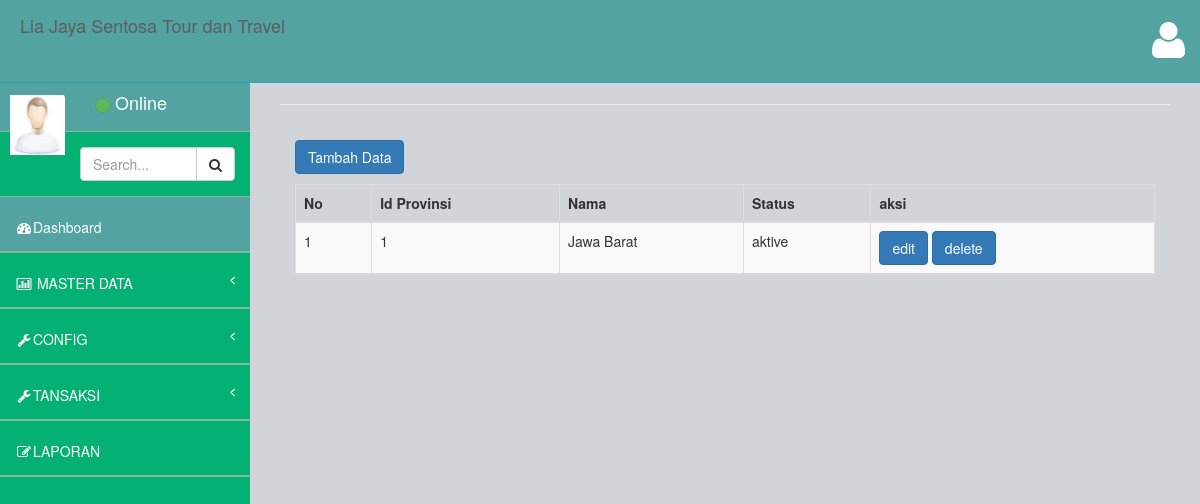
The app's page /index.php/provinsi, older data.
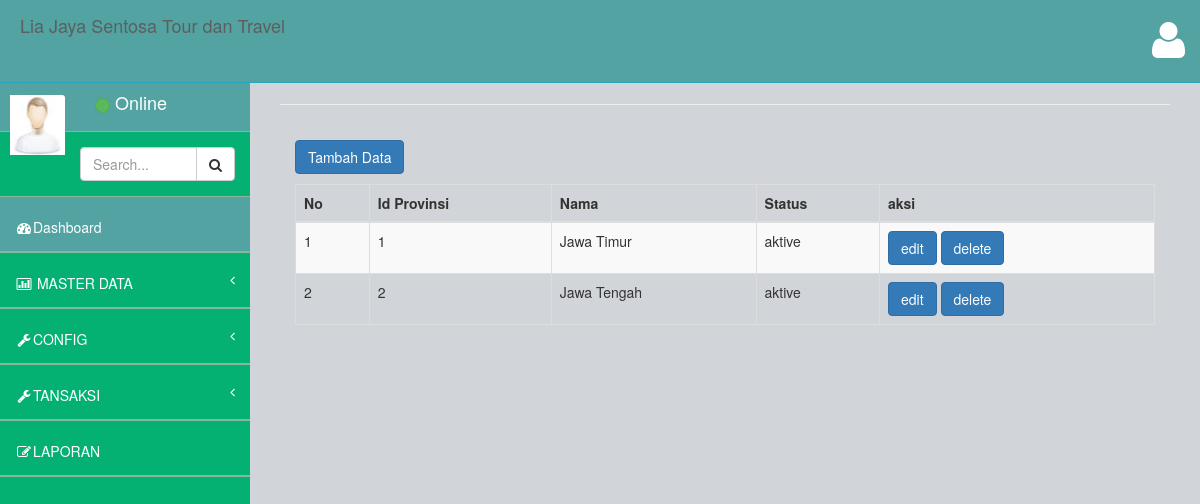
The same page, newer data.
### tables this page shows
CREATE TABLE `provinsi` (
  `idprovinsi` int(11) NOT NULL,
  `nama_provinsi` varchar(200) DEFAULT NULL,
  `status` varchar(200) DEFAULT NULL
);

### application/controllers/provinsi.php (called while the page is built, shortened)
<?php
class Provinsi extends CI_Controller {
	function __construct(){
		$this->load->model('m_provinsi');
    }
	public function index()
	{
		$data['menu']		='menu.php';
		$data['content']	='provinsi/v_dataprovinsi.php';
		$data['data']		=$this->db->get('provinsi');
		$this->load->view('home.php',$data);
	}
 }

### index.php (called while the page is built, shortened)
<?php
require_once BASEPATH.'core/CodeIgniter.php';

### application/views/provinsi/v_dataprovinsi.php (the view, shortened to what this page needs)
<body>
    <div class="panel-body">
    <a href="<?php echo base_url('index.php/provinsi/tambah');?>" class= "btn btn-primary btn-small">Tambah Data</a>
    <p>
        <div class="table-responsive">
            <table class="table table-striped table-bordered table-hover" id="dataTables-example">
                <thead>
                    <tr>
                    <th>No</th>
                    <th>Id Provinsi</th>
                    <th>Nama</th>
                    <th>Status</th>
                    <th>aksi</th>
                </thead>
            <tbody>
                   <tr>
                    <?php
                      $no = 1;
                      foreach ($data->result() as $row) {
                    ?>
                        <td><?php echo $no++; ?></td>
                        <td><?php echo $row->idprovinsi;?></td>
                        <td><?php echo $row->nama_provinsi;?></td>
                        <td><?php echo $row->status;?></td>
                        <td>
                            <a class="btn btn-primary" href="<?php echo base_url('index.php/provinsi/edit/'.$row->idprovinsi);?>">edit</a>
                            <a class="btn btn-primary" href="<?php echo base_url('index.php/provinsi/hapus/'.$row->idprovinsi);?>">delete</a>
                   </tr>
                </td>
            </div>
        <?php }?>
    </div>
    </div>

Row changes from the older to the newer data that the page shows:
changed provinsi id 1: nama_provinsi "Jawa Barat" → "Jawa Timur"
added provinsi: idprovinsi "2", nama_provinsi "Jawa Tengah", status "aktive"
